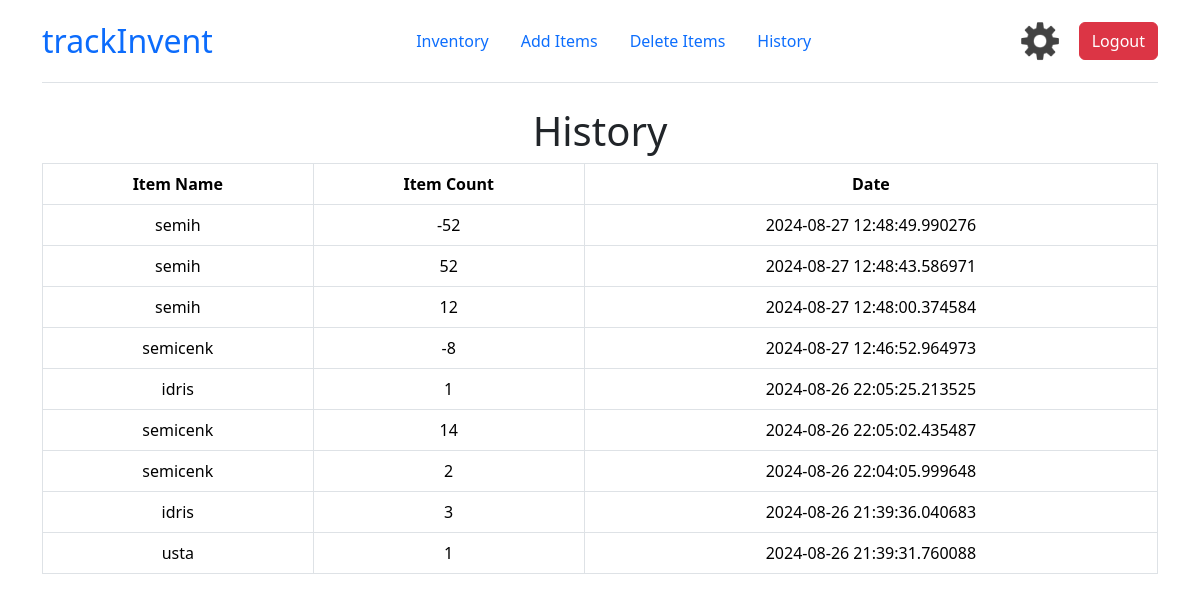
Page /history (signed in) on the earlier database version.
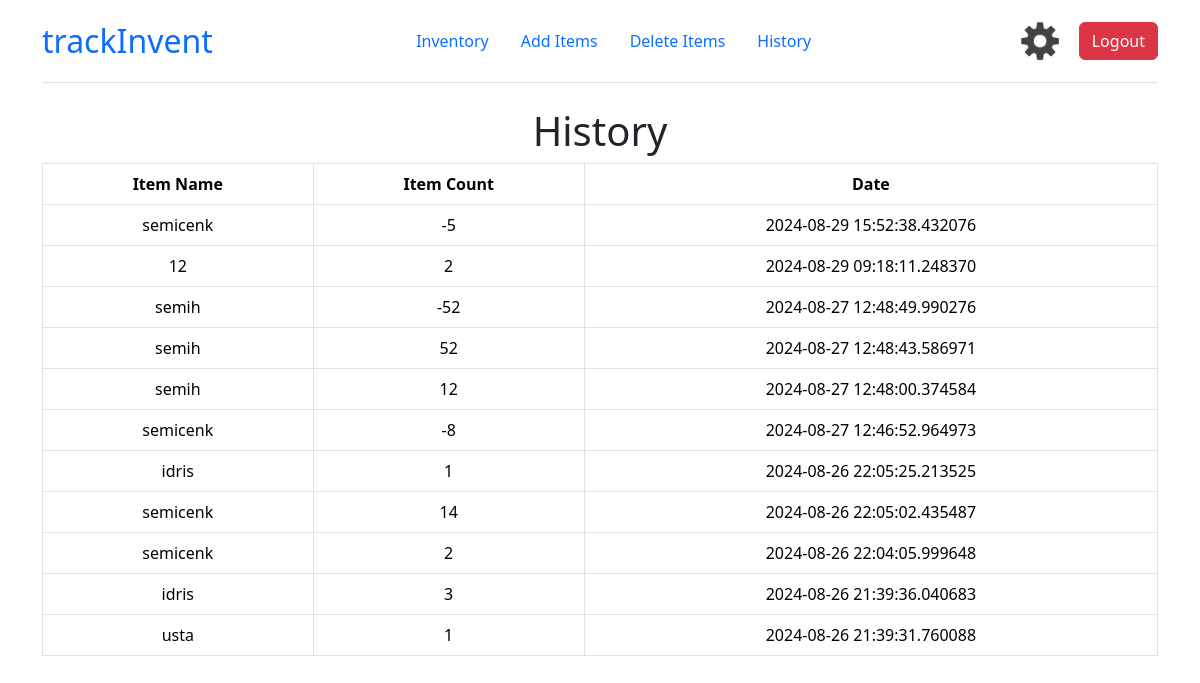
Same page on the later database version.
### tables this page shows
CREATE TABLE logs(userid TEXT, item TEXT NOT NULL, count INTEGER NOT NULL, date TEXT NOT NULL, FOREIGN KEY(userid) REFERENCES userinformation(userid));

### app.py (the view)
@app.route("/history", methods=["GET"])
@login_required
def retrieveHistory():
    if request.method == "GET":
        try:
            with sqlite3.connect(db_path) as db:
                cursor = db.cursor()
        except sqlite3.Error as currentError:
            flash(f"Error while retrieving history from database { currentError } ", "danger")
            return render_template("history.html")
        print(session["id"])
        logs = sort_tuple(cursor.execute("SELECT * FROM logs WHERE userid = ?;", [session["id"]]).fetchall(), 3)
        print(logs)
        return render_template("history.html", logs=logs, itemsTableVisible = False, historyTableVisible = True)

### app.py (called while the page is built)
def sort_tuple(tup, keyIndex):
    if (tup != None):
        tup.sort(reverse = True, key = lambda x: x[keyIndex])
        return tup
    return None

### helpers.py (called while the page is built)
def login_required(f):
    @wraps(f)
    def decorated_function(*args, **kwargs):
        if session.get("id") is None:
            return redirect(url_for('login', next=request.url))
        return f(*args, **kwargs)
    return decorated_function

### templates/history.html (shortened to what this page needs)
{% extends "layout.html" %}
{% block header %}
    <form action="/history">
            <div id="container">
                <h1 style="text-align: center">History</h1>
            </div>
    </form>
{% endblock %}

### templates/layout.html (shortened to what this page needs)
<!DOCTYPE html>
<html lang="en">
<body style="background-color: #FFFFFF;">
    <link href="https://cdn.jsdelivr.net/npm/bootstrap@5.3.3/dist/css/bootstrap.min.css" rel="stylesheet">
    <div class="container">
        <header class="d-flex flex-wrap justify-content-center align-items-center justify-content-md-between py-3 mb-4 border-bottom">
            <a class="d-flex align-items-center mb-3 mb-md-0 link-body-emphasis text-decoration-none">
                <span class="fs-2" style="color: #0c6cfc;">trackInvent</span>
            </a>
            <ul class="nav col-12 col-md-auto mb-2 justify-content-center mb-md-0">
                <li class="nav-item">
                    <a class="nav-link" href="/">Inventory</a>
                </li>
                <li class="nav-item">
                    <a class="nav-link" href="/additem">Add Items</a>
                </li>
                <li class="nav-item">
                    <a class="nav-link" href="/deleteitem">Delete Items</a>
                </li>
                <li class="nav-item">
                    <a class="nav-link" href="/history">History</a>
                </li>
            </ul>
            <div class="text-end">
                <a class="nav-lnk" href="/settings"><img src="../static/pics/setting.png" alt="settings" width="50" height="50" style="margin-right: 10px;"></a>
                <button type="submit" class="btn btn-danger"><a class="nav-link" href="/logout">Logout</a></button>
            </div>
        </header>
        {% block header %}
        {% endblock %}
        {% if items != None and itemsTableVisible == true %}
        <table class="table table-bordered text-center flex-column justify-content-center">
            <tbody>
                    <tr class="table-default">
                        <th><b>Item Name</b></th>
                        <th><b>Item Count</b></th>
                    </tr>
                    {% for item in items %}
                        <tr class="table-default">
                            <td>
                                {{ item[1] }}
                            </td>
                            <td>
                                {{ item[2] }}
                            </td>
                        </tr>
                    {% endfor %}
            </tbody>
        </table>
        {% elif items == None or logs == None %}
            <h3 style="text-align: center">Nothing to show here!</h3>
        {% elif historyTableVisible == true %}
            <table class="table table-bordered text-center flex-column justify-content-center">
                <tbody>
                        <tr class="table-default">
                            <th><b>Item Name</b></th>
                            <th><b>Item Count</b></th>
                            <th><b>Date</b></th>
                        </tr>
                        {% for log in logs|sort(reverse = true, attribute="date") %}
                            <tr class="table-default">
                                <td>
                                    {{ log[1] }}
                                </td>
                                <td>
                                    {{ log[2] }}
                                </td>
                                <td>
                                    {{ log[3] }}
                                </td>
                            </tr>
                        {% endfor %}
                </tbody>
            </table>
        {% endif %}
    </div>
</body>

Differences in the rows shown:
added logs: item "semicenk", count "-5", date "2024-08-29 15:52:38.432076"
added logs: item "12", count "2", date "2024-08-29 09:18:11.248370"
